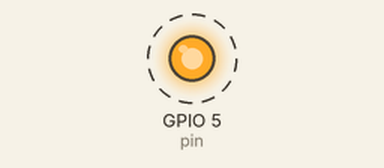
Bench run of a sketch on a simulated ESP8266 (NodeMCU). On the bench: output pins drawn as LEDs (lit = HIGH). Dashed ring = blinking. What the sketch prints to the serial monitor is not drawn.

Above: at 0.5 s.
Timing chart, 0 to 4.6 s (numbered marks = the images above):
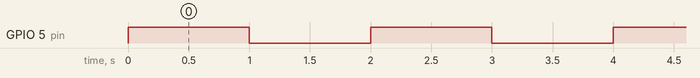

Measured:
- by itself, GPIO 5 (pin): alternates HIGH for 1.0 s and LOW for 1.0 s

The sketch:

esp8266blink.ino
```cpp
/*********
 *
 *   test.ino - some tests with ESSP8266
 *
 *   2016-08-24   Andreas Dunker   created
 *
 * based on:
 * Rui Santos
 * Complete project details at http://randomnerdtutorials.com
 *********/

#include <ESP.h>

const int pin = 5;
const int DELAY = 1000;

ADC_MODE(ADC_VCC);

void setup ()
{
    // initialize GPIO 5 as an output.
    pinMode (pin, OUTPUT);
    Serial.begin (115200);
}

// the loop function runs over and over again forever
void loop ()
{
    Serial.print (ESP.getVcc ()); Serial.println (" mV");
    digitalWrite (pin, HIGH);     // turn the LED on (HIGH is the voltage level)
    delay (DELAY);               // wait for a second
    digitalWrite (pin, LOW);     // turn the LED off by making the voltage LOW
    delay (DELAY);               // wait for a second
}
```
